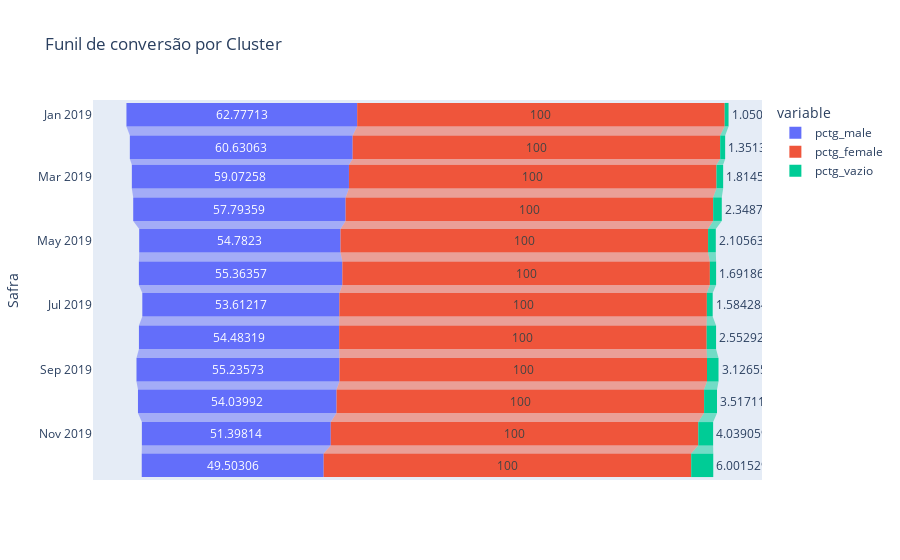

Write notebook code for a chart like this one.
### Code cell
# Exemplo 1 - FUNIL novo/legado
fig = px.funnel(temp_novo, x='value', y='Safra', color='variable',title='Funil de conversão por Cluster',
               #template="simple_white"
               )

fig.show()

### Figure 1 — Plotly figure (JSON) as saved in the notebook; plotly's stock layout.template omitted (floating-point values rounded to 4 significant figures)
{"data": [{"hovertemplate": "variable=pctg_male<br>value=%{x}<br>Safra=%{y}<extra></extra>", "legendgroup": "pctg_male", "marker": {"color": "#636efa"}, "name": "pctg_male", "orientation": "h", "showlegend": true, "type": "funnel", "x": [62.78, 60.63, 59.07, 57.79, 54.78, 55.36, 53.61, 54.48, 55.24, 54.04, 51.4, 49.5], "xaxis": "x", "y": ["2019-01", "2019-02", "2019-03", "2019-04", "2019-05", "2019-06", "2019-07", "2019-08", "2019-09", "2019-10", "2019-11", "2019-12"], "yaxis": "y"}, {"hovertemplate": "variable=pctg_female<br>value=%{x}<br>Safra=%{y}<extra></extra>", "legendgroup": "pctg_female", "marker": {"color": "#EF553B"}, "name": "pctg_female", "orientation": "h", "showlegend": true, "type": "funnel", "x": [100, 100, 100, 100, 100, 100, 100, 100, 100, 100, 100, 100], "xaxis": "x", "y": ["2019-01", "2019-02", "2019-03", "2019-04", "2019-05", "2019-06", "2019-07", "2019-08", "2019-09", "2019-10", "2019-11", "2019-12"], "yaxis": "y"}, {"hovertemplate": "variable=pctg_vazio<br>value=%{x}<br>Safra=%{y}<extra></extra>", "legendgroup": "pctg_vazio", "marker": {"color": "#00cc96"}, "name": "pctg_vazio", "orientation": "h", "showlegend": true, "type": "funnel", "x": [1.05, 1.351, 1.815, 2.349, 2.106, 1.692, 1.584, 2.553, 3.127, 3.517, 4.039, 6.002], "xaxis": "x", "y": ["2019-01", "2019-02", "2019-03", "2019-04", "2019-05", "2019-06", "2019-07", "2019-08", "2019-09", "2019-10", "2019-11", "2019-12"], "yaxis": "y"}], "layout": {"legend": {"title": {"text": "variable"}, "tracegroupgap": 0}, "title": {"text": "Funil de conversão por Cluster"}, "xaxis": {"anchor": "y", "domain": [0, 1], "title": {"text": "value"}}, "yaxis": {"anchor": "x", "domain": [0, 1], "title": {"text": "Safra"}}}}
